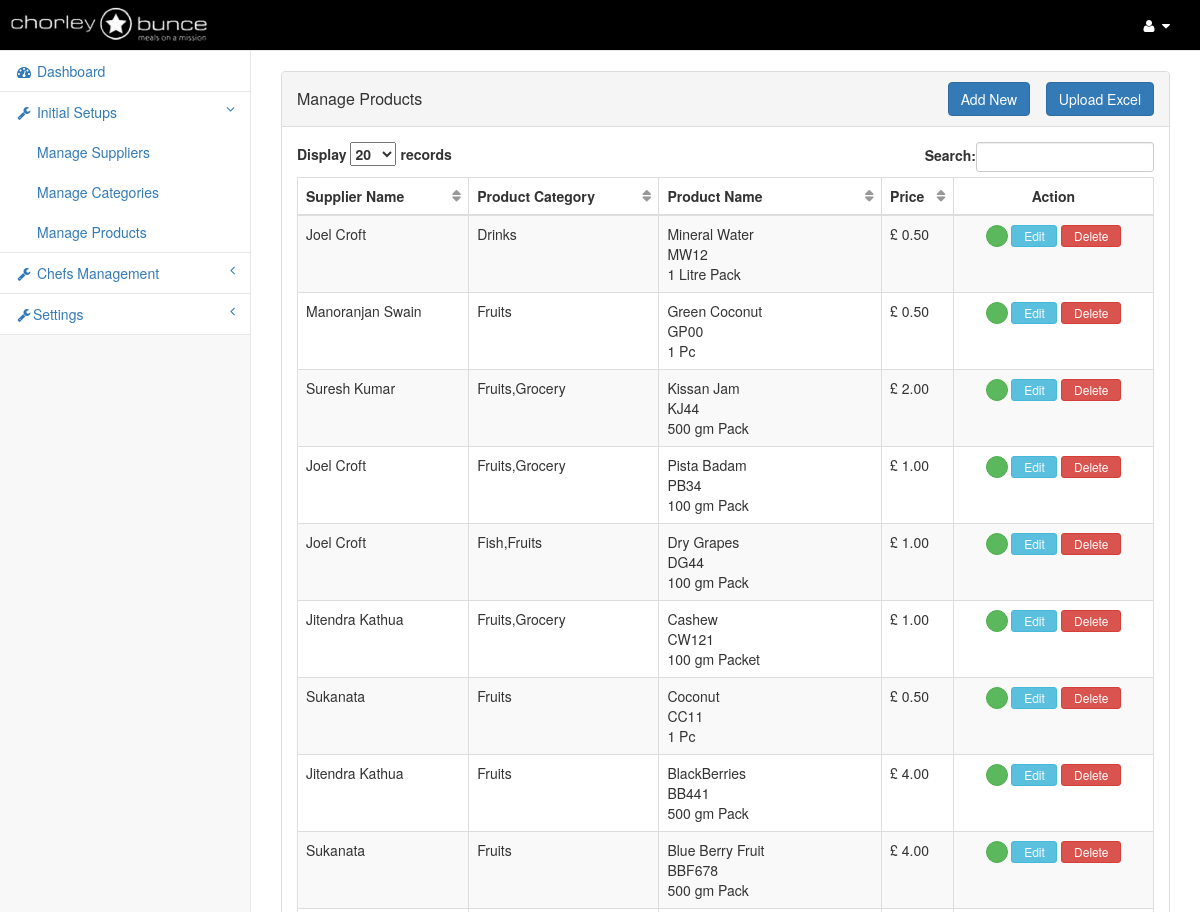
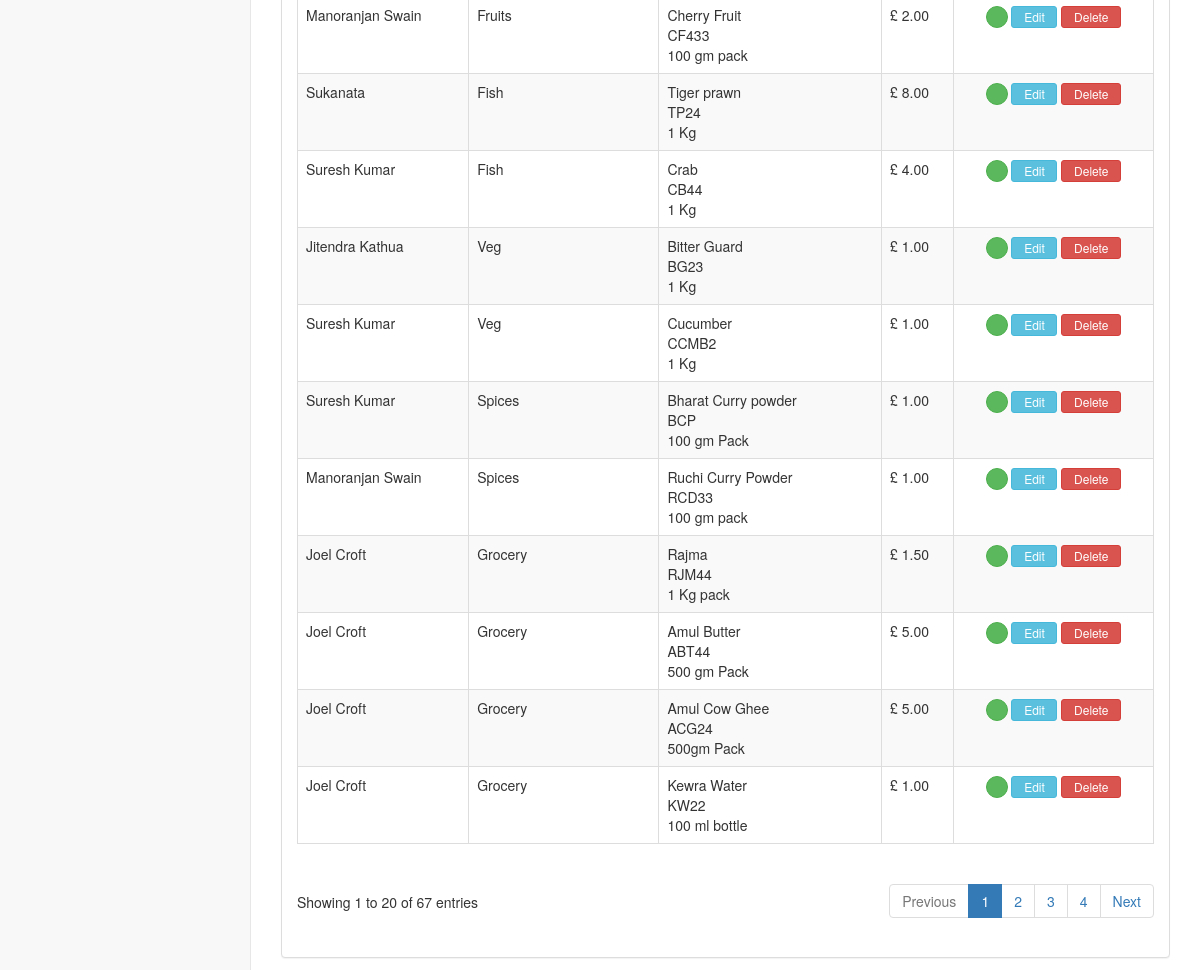
The app's page /manage-products.php (signed in) with its own data (2 pictures, top to bottom).
### tables this page shows
CREATE TABLE IF NOT EXISTS `products` (
  `product_id` bigint(20) NOT NULL,
  `supplier_id` int(11) NOT NULL,
  `prd_cat_id` varchar(255) NOT NULL,
  `product_name` varchar(255) NOT NULL,
  `product_code` varchar(155) NOT NULL,
  `qty_details` varchar(255) NOT NULL,
  `product_photo` varchar(255) NOT NULL,
  `prd_unit_id` int(11) NOT NULL,
  `product_price` double NOT NULL,
  `product_details` longtext NOT NULL,
  `prd_avl_status` varchar(4) NOT NULL,
  `prd_status` int(11) NOT NULL,
  `created_date` datetime NOT NULL,
  `updated_date` datetime NOT NULL
);

CREATE TABLE IF NOT EXISTS `suppliers` (
  `sid` bigint(20) NOT NULL,
  `full_name` varchar(255) NOT NULL,
  `email` varchar(255) NOT NULL,
  `contact_number` varchar(255) NOT NULL,
  `supp_acc_number` varchar(255) NOT NULL,
  `address` longtext NOT NULL,
  `supplier_photo` varchar(255) NOT NULL,
  `created_date` datetime NOT NULL,
  `updated_date` datetime NOT NULL
);

CREATE TABLE IF NOT EXISTS `categories` (
  `id` int(11) NOT NULL,
  `category_name` varchar(255) NOT NULL,
  `category_photo` varchar(255) NOT NULL,
  `created_date` datetime NOT NULL,
  `updated_date` datetime NOT NULL
);

### includes/class.Main.php (called while the page is built, shortened)
<?php
class Main extends Pagination{
	public $dbcon;
	public function __construct(){
		$this->dbcon = mysqli_connect(DB_SERVER, DB_USERNAME, DB_PASSWORD,DB_DATABASE) or die('Oops connection error -> ' . mysqli_connect_error());
	}
	public function keyMaker($id){
		$secretkey='1HutysK98UuuhDasdfafdCrackThisBeeeeaaaatchkHgjsheIHFH44fheo1FhHEfo2oe6fifhkhs';
		$key=md5($id.$secretkey);
		return $key;
	}
	public function fetch($tblName,$optCondition="",$optorder="",$optlimit="",$optorderType="ASC"){
		if(trim($optCondition) != ""){
			$condition = " WHERE " . $optCondition;
		}else{
			$condition = "";
		}
		if(trim($optlimit) != ""){
			$limit = " ".$optlimit;
		}else{
			$limit = "";
		}
		if(trim($optorder) != ""){
			$sql="SELECT * FROM " . $tblName . $condition ." ORDER BY ". $optorder." ".$optorderType. $limit;
		}else{
			$sql="SELECT * FROM " . $tblName . $condition. $limit;
		}
		$result = mysqli_query($this->dbcon,$sql);
		while($row = mysqli_fetch_assoc($result)){
			$result_array[] = $row;
		}
		if(count($result_array)>0){
			return $result_array;
		}else{
			return array();
		}
	}
	function fetchSingle($tblName,$field='*',$optCondition=""){
		if(trim($optCondition)!= ""){
			$sql = "SELECT ".$field." from ".$tblName." WHERE " . $optCondition;
		}else{
			$sql = "SELECT ".$field." from ".$tblName;
		}
		$result = mysqli_query($this->dbcon,$sql);
		return mysqli_fetch_assoc($result);
	}
	public function cut($string, $max_length){
		if(strlen($string) > $max_length){
			$string = substr($string, 0, $max_length);
			$pos = strrpos($string, " ");
			if($pos === false) {
				return substr($string, 0, $max_length)."...";
			}
				return substr($string, 0, $pos)."...";
		}else{
			return $string;
		}
	}
}
?>

### manage-products.php (the view, shortened to what this page needs)
<?php
include_once "includes/class.Main.php";
$dbf = new Main();
include 'application-top.php';
?>
<body>
    <div id="wrapper">
        <nav class="navbar navbar-default navbar-static-top" role="navigation" style="margin-bottom: 0">
            <?php include('left-menu.php'); ?>
            <?php include('admin-header.php'); ?>
        </nav>
        <div id="page-wrapper">
            <div class="row">
                <div class="row">
                    <div class="col-lg-12">&nbsp;</div>
                </div>
                <div class="col-lg-12">
                    <div class="panel panel-default">
                        <div class="panel-heading clearfix">
                            <h2 class="panel-title pull-left" style="line-height:34px;">Manage Products</h2>
                            <div class="pull-right">
                                <a href="add-product" class="btn btn-primary ">Add New</a>
                                <a href="upload-excel" class="btn btn-primary">Upload Excel</a>
                            </div>
                            <div class="clearfix"></div>
                        </div>
                        <div class="panel-body">
                            <div class="dataTable_wrapper">
                                <table class="table table-striped table-bordered table-hover" id="tbl_content">
                                    <thead>
                                        <tr>
                                            <th>Supplier Name</th>
                                            <th>Product Category</th>
                                            <th>Product Name</th>
                                            <th>Price</th>
                                            <th class="text-center">Action</th>
                                        </tr>
                                    </thead>
                                    <tbody>
                                        <?php
                                        foreach ($dbf->fetch("products", "", "product_id", "", "DESC") as $prd_det) {
                                            $supplier_info = $dbf->fetchSingle('suppliers', '*', "sid='$prd_det[supplier_id]'");
                                            ?>
                                            <tr>
                                                <td  style="color:<?php echo $color; ?>"><?php echo $supplier_info['full_name']; ?></td>
                                                <td>
                                                    <?php
                                                    $categories = "";
                                                    $cats = explode(",", $prd_det['prd_cat_id']);
                                                    foreach ($cats as $val) {
                                                        $cat_info = $dbf->fetchSingle('categories', '*', "id='$val'");
                                                        $categories = $categories . $cat_info['category_name'] . ",";
                                                    }
                                                    ?>
                                                    <?php echo substr($categories, 0, -1); ?></td>
                                                <td>
                                                    <?php echo $dbf->cut($prd_det['product_name'], 50); ?><br>
                                                    <?php echo $prd_det['product_code']; ?><br>
                                                    <?php echo $dbf->cut($prd_det['qty_details'], 50); ?>
                                                </td>
                                                <td>&pound; <?php echo number_format($prd_det['product_price'], 2, '.', ''); ?></td>
                                                <td class="text-center">
                                                    <?php if ($prd_det['prd_status'] == 1) { ?>
                                                        <a href="manage-products?operation=act_product&prd_id=<?php echo $prd_det['product_id']; ?>&token=<?php echo $dbf->keyMaker($prd_det['product_id']); ?>" class="btn btn-danger btn-circle" title="Blocked Product"></a>
                                                    <?php } else { ?><a href="manage-products?operation=block_product&prd_id=<?php echo $prd_det['product_id']; ?>&token=<?php echo $dbf->keyMaker($prd_det['product_id']); ?>" class="btn btn-success btn-circle" title="Active Product"></a><?php } ?>
                                                    <a href="edit-product?editId=<?php echo $prd_det['product_id']; ?>&token=<?php echo $dbf->keymaker($prd_det['product_id']); ?>" class="btn btn-info btn-xs">&nbsp;&nbsp;Edit&nbsp;&nbsp;</a>
                                                    <a href="manage-products?operation=delete&product_id=<?php echo $prd_det['product_id']; ?>&token=<?php echo $dbf->keyMaker($prd_det['product_id']); ?>" class="btn btn-danger btn-xs" onClick="return confirm('Are you sure you want to delete this suppliers ?')">&nbsp;&nbsp;Delete&nbsp;&nbsp;</a>
                                                </td>
                                            </tr>
                                        <?php } ?>
                                    </tbody>
                                </table>
                            </div>
                        </div>
                    </div>
                </div>
            </div>
        </div>
    </div>
</body>
</html>

### css/sb-admin-2.css (style rules this page uses)
body { background-color: #f8f8f8; }
#wrapper { width: 100%; }
#page-wrapper { padding: 0 15px; min-height: 568px; background-color: #fff; }
@media (min-width:768px) { #page-wrapper { position: inherit; margin: 0 0 0 250px; padding: 0 30px; border-left: 1px solid #e7e7e7; } }
.navbar-default { background-color:#000; height:auto; }
.navbar { min-height:0; }
table.dataTable thead .sorting, table.dataTable thead .sorting_asc, table.dataTable thead .sorting_desc, table.dataTable thead .sorting_asc_disabled, table.dataTable thead .sorting_desc_disabled { background: 0 0; }
table.dataTable thead .sorting:after { content: "\f0dc"; float: right; font-family: fontawesome; color: rgba(50,50,50,.5); }
.btn-circle { width: 22px; height: 22px; padding: 6px 0; border-radius: 15px; text-align: center; font-size: 12px; line-height: 1.428571429; }

### records on screen
products: supplier.full_name "Joel Croft", categories.category_name "Drinks", product_name "Mineral Water", product_code "MW12", qty_details "1 Litre Pack", product_price "0.50"
products: supplier.full_name "Manoranjan Swain", categories.category_name "Fruits", product_name "Green Coconut", product_code "GP00", qty_details "1 Pc", product_price "0.50"
products: supplier.full_name "Suresh Kumar", categories "Fruits,Grocery", product_name "Kissan Jam", product_code "KJ44", qty_details "500 gm Pack", product_price "2.00"
products: supplier.full_name "Joel Croft", categories "Fruits,Grocery", product_name "Pista Badam", product_code "PB34", qty_details "100 gm Pack", product_price "1.00"
products: supplier.full_name "Joel Croft", categories "Fish,Fruits", product_name "Dry Grapes", product_code "DG44", qty_details "100 gm Pack", product_price "1.00"
products: supplier.full_name "Jitendra Kathua", categories "Fruits,Grocery", product_name "Cashew", product_code "CW121", qty_details "100 gm Packet", product_price "1.00"
products: supplier.full_name "Sukanata", categories.category_name "Fruits", product_name "Coconut", product_code "CC11", qty_details "1 Pc", product_price "0.50"
products: supplier.full_name "Jitendra Kathua", categories.category_name "Fruits", product_name "BlackBerries", product_code "BB441", qty_details "500 gm Pack", product_price "4.00"
products: supplier.full_name "Sukanata", categories.category_name "Fruits", product_name "Blue Berry Fruit", product_code "BBF678", qty_details "500 gm Pack", product_price "4.00"
products: supplier.full_name "Manoranjan Swain", categories.category_name "Fruits", product_name "Cherry Fruit", product_code "CF433", qty_details "100 gm pack", product_price "2.00"
products: supplier.full_name "Sukanata", categories.category_name "Fish", product_name "Tiger prawn", product_code "TP24", qty_details "1 Kg", product_price "8.00"
products: supplier.full_name "Suresh Kumar", categories.category_name "Fish", product_name "Crab", product_code "CB44", qty_details "1 Kg", product_price "4.00"
products: supplier.full_name "Jitendra Kathua", categories.category_name "Veg", product_name "Bitter Guard", product_code "BG23", qty_details "1 Kg", product_price "1.00"
products: supplier.full_name "Suresh Kumar", categories.category_name "Veg", product_name "Cucumber", product_code "CCMB2", qty_details "1 Kg", product_price "1.00"
products: supplier.full_name "Suresh Kumar", categories.category_name "Spices", product_name "Bharat Curry powder", product_code "BCP", qty_details "100 gm Pack", product_price "1.00"
products: supplier.full_name "Manoranjan Swain", categories.category_name "Spices", product_name "Ruchi Curry Powder", product_code "RCD33", qty_details "100 gm pack", product_price "1.00"
products: supplier.full_name "Joel Croft", categories.category_name "Grocery", product_name "Rajma", product_code "RJM44", qty_details "1 Kg pack", product_price "1.50"
products: supplier.full_name "Joel Croft", categories.category_name "Grocery", product_name "Amul Butter", product_code "ABT44", qty_details "500 gm Pack", product_price "5.00"
products: supplier.full_name "Joel Croft", categories.category_name "Grocery", product_name "Amul Cow Ghee", product_code "ACG24", qty_details "500gm Pack", product_price "5.00"
products: supplier.full_name "Joel Croft", categories.category_name "Grocery", product_name "Kewra Water", product_code "KW22", qty_details "100 ml bottle", product_price "1.00"
